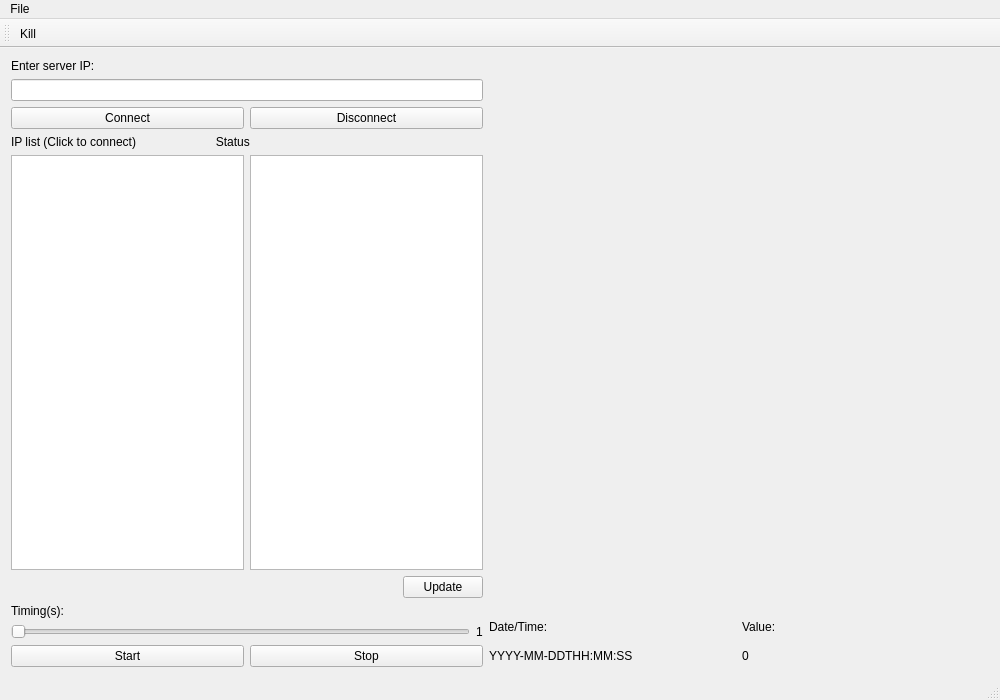
<?xml version="1.0" encoding="UTF-8"?>
<ui version="4.0">
 <class>MainWindow</class>
 <widget class="QMainWindow" name="MainWindow">
  <property name="geometry">
   <rect>
    <x>0</x>
    <y>0</y>
    <width>1000</width>
    <height>700</height>
   </rect>
  </property>
  <property name="minimumSize">
   <size>
    <width>1000</width>
    <height>400</height>
   </size>
  </property>
  <property name="maximumSize">
   <size>
    <width>1000</width>
    <height>700</height>
   </size>
  </property>
  <property name="windowTitle">
   <string>MainWindow</string>
  </property>
  <widget class="QWidget" name="centralWidget">
   <layout class="QVBoxLayout" name="verticalLayout_7">
    <item>
     <layout class="QHBoxLayout" name="horizontalLayout_7">
      <item>
       <layout class="QVBoxLayout" name="verticalLayout_3">
        <item>
         <layout class="QVBoxLayout" name="verticalLayout">
          <item>
           <widget class="QLabel" name="ip_label">
            <property name="text">
             <string>Enter server IP: </string>
            </property>
           </widget>
          </item>
          <item>
           <widget class="QLineEdit" name="ip_lineEdit"/>
          </item>
         </layout>
        </item>
        <item>
         <layout class="QHBoxLayout" name="horizontalLayout">
          <item>
           <widget class="QPushButton" name="connect_button">
            <property name="cursor">
             <cursorShape>PointingHandCursor</cursorShape>
            </property>
            <property name="text">
             <string>Connect</string>
            </property>
           </widget>
          </item>
          <item>
           <widget class="QPushButton" name="disconnect_button">
            <property name="cursor">
             <cursorShape>PointingHandCursor</cursorShape>
            </property>
            <property name="text">
             <string>Disconnect</string>
            </property>
           </widget>
          </item>
         </layout>
        </item>
        <item>
         <widget class="QLabel" name="label">
          <property name="text">
           <string>IP list (Click to connect)                        Status</string>
          </property>
         </widget>
        </item>
        <item>
         <layout class="QHBoxLayout" name="horizontalLayout_5">
          <item>
           <widget class="QListWidget" name="listWidget">
            <property name="minimumSize">
             <size>
              <width>200</width>
              <height>0</height>
             </size>
            </property>
           </widget>
          </item>
          <item>
           <widget class="QTextBrowser" name="textBrowser"/>
          </item>
         </layout>
        </item>
        <item>
         <layout class="QHBoxLayout" name="horizontalLayout_6">
          <item>
           <spacer name="horizontalSpacer_2">
            <property name="orientation">
             <enum>Qt::Horizontal</enum>
            </property>
            <property name="sizeHint" stdset="0">
             <size>
              <width>40</width>
              <height>20</height>
             </size>
            </property>
           </spacer>
          </item>
          <item>
           <widget class="QPushButton" name="update_button">
            <property name="cursor">
             <cursorShape>PointingHandCursor</cursorShape>
            </property>
            <property name="text">
             <string>Update</string>
            </property>
           </widget>
          </item>
         </layout>
        </item>
        <item>
         <layout class="QVBoxLayout" name="verticalLayout_2">
          <item>
           <widget class="QLabel" name="timing_label">
            <property name="text">
             <string>Timing(s): </string>
            </property>
           </widget>
          </item>
          <item>
           <layout class="QHBoxLayout" name="horizontalLayout_4">
            <item>
             <widget class="QSlider" name="horizontalSlider_2">
              <property name="minimum">
               <number>1</number>
              </property>
              <property name="maximum">
               <number>10</number>
              </property>
              <property name="orientation">
               <enum>Qt::Horizontal</enum>
              </property>
             </widget>
            </item>
            <item>
             <widget class="QLabel" name="timing_value_label">
              <property name="text">
               <string>1</string>
              </property>
             </widget>
            </item>
           </layout>
          </item>
         </layout>
        </item>
        <item>
         <layout class="QHBoxLayout" name="horizontalLayout_2">
          <item>
           <widget class="QPushButton" name="start_button">
            <property name="cursor">
             <cursorShape>PointingHandCursor</cursorShape>
            </property>
            <property name="text">
             <string>Start</string>
            </property>
           </widget>
          </item>
          <item>
           <widget class="QPushButton" name="stop_button">
            <property name="cursor">
             <cursorShape>PointingHandCursor</cursorShape>
            </property>
            <property name="text">
             <string>Stop</string>
            </property>
           </widget>
          </item>
         </layout>
        </item>
       </layout>
      </item>
      <item>
       <layout class="QVBoxLayout" name="verticalLayout_6">
        <item>
         <widget class="Plotter" name="widgetPlotter" native="true">
          <property name="minimumSize">
           <size>
            <width>500</width>
            <height>550</height>
           </size>
          </property>
          <property name="maximumSize">
           <size>
            <width>500</width>
            <height>600</height>
           </size>
          </property>
         </widget>
        </item>
        <item>
         <layout class="QHBoxLayout" name="horizontalLayout_3">
          <item>
           <layout class="QVBoxLayout" name="verticalLayout_4">
            <item>
             <widget class="QLabel" name="DateTime_label">
              <property name="text">
               <string>Date/Time: </string>
              </property>
             </widget>
            </item>
            <item>
             <widget class="QLabel" name="DateTime_value_label">
              <property name="text">
               <string>YYYY-MM-DDTHH:MM:SS</string>
              </property>
             </widget>
            </item>
           </layout>
          </item>
          <item>
           <layout class="QVBoxLayout" name="verticalLayout_5">
            <item>
             <widget class="QLabel" name="Value_label">
              <property name="text">
               <string>Value:</string>
              </property>
             </widget>
            </item>
            <item>
             <widget class="QLabel" name="Value_num_Label">
              <property name="text">
               <string>0</string>
              </property>
             </widget>
            </item>
           </layout>
          </item>
         </layout>
        </item>
       </layout>
      </item>
     </layout>
    </item>
   </layout>
  </widget>
  <widget class="QMenuBar" name="menuBar">
   <property name="geometry">
    <rect>
     <x>0</x>
     <y>0</y>
     <width>1000</width>
     <height>25</height>
    </rect>
   </property>
   <widget class="QMenu" name="menuFile">
    <property name="title">
     <string>File</string>
    </property>
    <addaction name="actionKill"/>
    <addaction name="actionDialogo"/>
   </widget>
   <addaction name="menuFile"/>
  </widget>
  <widget class="QToolBar" name="mainToolBar">
   <property name="cursor">
    <cursorShape>ForbiddenCursor</cursorShape>
   </property>
   <attribute name="toolBarArea">
    <enum>TopToolBarArea</enum>
   </attribute>
   <attribute name="toolBarBreak">
    <bool>false</bool>
   </attribute>
   <addaction name="actionKill"/>
  </widget>
  <widget class="QStatusBar" name="statusBar"/>
  <action name="actionKill">
   <property name="icon">
    <iconset resource="recursos.qrc">
     <normaloff>:/bomba</normaloff>:/bomba</iconset>
   </property>
   <property name="text">
    <string>Kill</string>
   </property>
   <property name="toolTip">
    <string>Finaliza a Interface</string>
   </property>
  </action>
  <action name="actionDialogo">
   <property name="text">
    <string>Dialogo</string>
   </property>
  </action>
 </widget>
 <layoutdefault spacing="6" margin="11"/>
 <customwidgets>
  <customwidget>
   <class>Plotter</class>
   <extends>QWidget</extends>
   <header>plotter.h</header>
   <container>1</container>
   <slots>
    <slot>setAmplitude(int)</slot>
    <slot>setFrequencia(int)</slot>
   </slots>
  </customwidget>
 </customwidgets>
 <resources>
  <include location="recursos.qrc"/>
 </resources>
 <connections>
  <connection>
   <sender>actionKill</sender>
   <signal>triggered()</signal>
   <receiver>MainWindow</receiver>
   <slot>finaliza()</slot>
   <hints>
    <hint type="sourcelabel">
     <x>-1</x>
     <y>-1</y>
    </hint>
    <hint type="destinationlabel">
     <x>253</x>
     <y>157</y>
    </hint>
   </hints>
  </connection>
  <connection>
   <sender>actionDialogo</sender>
   <signal>triggered()</signal>
   <receiver>MainWindow</receiver>
   <slot>mostraDialogo()</slot>
   <hints>
    <hint type="sourcelabel">
     <x>-1</x>
     <y>-1</y>
    </hint>
    <hint type="destinationlabel">
     <x>355</x>
     <y>282</y>
    </hint>
   </hints>
  </connection>
  <connection>
   <sender>horizontalSlider_2</sender>
   <signal>valueChanged(int)</signal>
   <receiver>timing_value_label</receiver>
   <slot>setNum(int)</slot>
   <hints>
    <hint type="sourcelabel">
     <x>86</x>
     <y>629</y>
    </hint>
    <hint type="destinationlabel">
     <x>478</x>
     <y>630</y>
    </hint>
   </hints>
  </connection>
 </connections>
 <slots>
  <slot>copiaTexto()</slot>
  <slot>mostraLcd(int)</slot>
  <slot>finaliza()</slot>
  <slot>mostraDialogo()</slot>
 </slots>
</ui>
